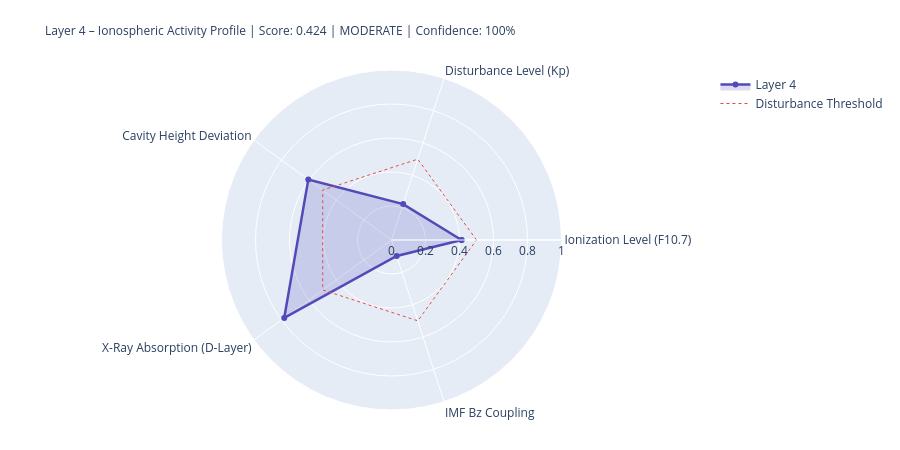

Write notebook code for a chart like this one.
### Markdown cell above
---
## 4. State Assessment & Handoff to Layer 5

### Code cell
# ============================================================
# LAYER-4-SCORE
# ============================================================

COMPONENTS = {
    'Ionization Level (F10.7)':    {'score': ioniz,       'source': 'primary' if f107_now else 'from_layer0', 'dynamic': True},
    'Disturbance Level (Kp)':          {'score': disturb,     'source': 'primary' if kp_now   else 'from_layer0', 'dynamic': True},
    'Cavity Height Deviation':    {'score': h_dev,       'source': 'derived',                                'dynamic': True},
    'X-Ray Absorption (D-Layer)':{'score': xray_ioniz,  'source': 'primary' if xray_now else 'missing',     'dynamic': True},
    'IMF Bz Coupling':             {'score': bz_coupling, 'source': 'primary' if bz_now   else 'from_layer0', 'dynamic': True},
}

available    = {k: v['score'] for k, v in COMPONENTS.items() if v['score'] is not None}
unavailable  = [k for k, v in COMPONENTS.items() if v['score'] is None]
layer4_score = round(sum(available.values()) / len(available), 4) if available else None
confidence   = round(len(available) / len(COMPONENTS), 2)
level = ('unknown' if layer4_score is None
         else 'quiet'   if layer4_score < 0.3
         else 'moderate' if layer4_score < 0.6
         else 'active')
dominant_l4 = max(available, key=available.get) if available else 'none'

# Resonance delta for Schumann SR-1
sr1_ref = schumann_freq(1, 80.0)
sr1_now = schumann_freq(1, h_eff)
sr1_delta_mhz = (sr1_now - sr1_ref) * 1000

# Propagation conditions
prop_cond = ('disturbed'   if kp_val > 4
             else 'unsettled' if kp_val > 2
             else 'normal')
if xray_class in ['X', 'M']:
    prop_cond = 'Radio-Blackout moeglich'

W = 68
print('=' * W)
print('LAYER 4 – IONOSPHERE – STATE ASSESSMENT')
print('=' * W)
for name, comp in COMPONENTS.items():
    s = comp['score']
    if s is not None:
        bar = '█' * int(s * 20) + '░' * (20 - int(s * 20))
        print(f'  {name:<36} {bar}  {s:.3f}  [{comp["source"]}]')
    else:
        print(f'  {name:<36} {"─" * 20}  n/a   [missing]')
print('-' * W)
print(f'  Score:          {layer4_score:.3f}  ({len(available)}/{len(COMPONENTS)} components)')
print(f'  Confidence:     {confidence:.0%}')
print(f'  Level:          {level.upper()}')
print(f'  Dominant:       {dominant_l4}')
print(f'  Cavity height:  {h_eff:.1f} km  (Ref: 80.0 km)')
print(f'  SR-1:           {sr1_now:.3f} Hz  (Δ {sr1_delta_mhz:+.1f} mHz vs. ref)')
print(f'  Propagation:    {prop_cond}')
print(f'  X-Ray:          {xray_class}-class  ({xray_now:.2e} W/m²)' if xray_now else '  X-Ray:          n/a')
print('=' * W)

# Radar
cats   = list(available.keys())
vals_r = list(available.values())
if len(cats) >= 3:
    fig = go.Figure()
    fig.add_trace(go.Scatterpolar(
        r=vals_r + [vals_r[0]], theta=cats + [cats[0]],
        fill='toself', fillcolor='rgba(83,74,183,0.20)',
        line=dict(color='#534AB7', width=2.5), name='Layer 4'
    ))
    fig.add_trace(go.Scatterpolar(
        r=[0.5] * (len(cats)+1), theta=cats + [cats[0]],
        line=dict(color='#E24B4A', dash='dot', width=1),
        mode='lines', name='Disturbance Threshold'
    ))
    fig.update_layout(
        title=dict(
            text=f'Layer 4 – Ionospheric Activity Profile | Score: {layer4_score:.3f} | {level.upper()} | Confidence: {confidence:.0%}',
            font=dict(size=12)
        ),
        polar=dict(radialaxis=dict(visible=True, range=[0, 1])),
        height=450, showlegend=True,
        margin=dict(l=80, r=80, t=70, b=40)
    )
    fig.show()

### Figure 1 — Plotly figure (JSON) as saved in the notebook; plotly's stock layout.template omitted (floating-point values rounded to 4 significant figures)
{"data": [{"fill": "toself", "fillcolor": "rgba(83,74,183,0.20)", "line": {"color": "#534AB7", "width": 2.5}, "name": "Layer 4", "r": [0.412, 0.222, 0.605, 0.78, 0.099, 0.412], "theta": ["Ionization Level (F10.7)", "Disturbance Level (Kp)", "Cavity Height Deviation", "X-Ray Absorption (D-Layer)", "IMF Bz Coupling", "Ionization Level (F10.7)"], "type": "scatterpolar"}, {"line": {"color": "#E24B4A", "dash": "dot", "width": 1}, "mode": "lines", "name": "Disturbance Threshold", "r": [0.5, 0.5, 0.5, 0.5, 0.5, 0.5], "theta": ["Ionization Level (F10.7)", "Disturbance Level (Kp)", "Cavity Height Deviation", "X-Ray Absorption (D-Layer)", "IMF Bz Coupling", "Ionization Level (F10.7)"], "type": "scatterpolar"}], "layout": {"height": 450, "margin": {"b": 40, "l": 80, "r": 80, "t": 70}, "polar": {"radialaxis": {"range": [0, 1], "visible": true}}, "showlegend": true, "title": {"font": {"size": 12}, "text": "Layer 4 – Ionospheric Activity Profile | Score: 0.424 | MODERATE | Confidence: 100%"}}}
